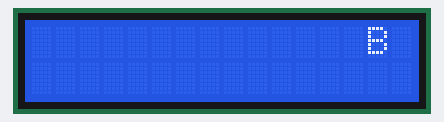
This sketch was run on a simulated Arduino Mega 2560, built with avr-gcc and run on an emulated ATmega2560. Parts: 16×2 character LCD.

Above: at 0.3 s.
At 0.9 s:
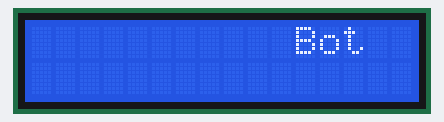
At 1.5 s:
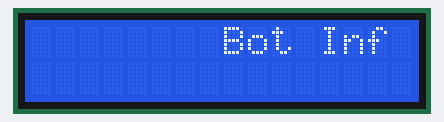
At 2.1 s:
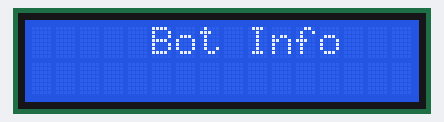
At 2.5 s:
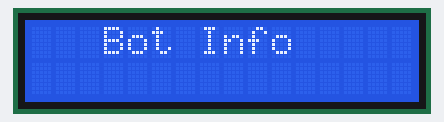
At 2.9 s:
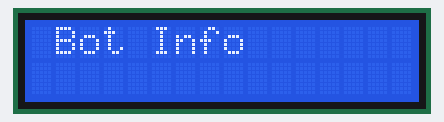

The sketch:

report_LCD.ino
```cpp
#include <LiquidCrystal.h>                  // include the library code

char array1[] = " Bot Info               "; // welcome string

int delay_t = 200; //the value of delay delay_tef
int positionCounter1 = 0; // for left moving animation

// initialize the library with the numbers of the interface pins
LiquidCrystal lcd(4, 6, 10, 11, 12, 13);

void setup()
{
  Serial1.begin(115200);  // Xbee
  lcd.begin(16, 2);       // set up the LCD's number of columns and rows:
  lcd.clear();            // clear the LCD
  lcd.setCursor(15, 0);   // set the cursor to column 15, line 0

  // flush the buffer
  while (Serial1.available() > 0)
    Serial1.read();

  // print welcome string
  positionCounter1 = 0;
  while (positionCounter1 < 15) {
    lcd.scrollDisplayLeft();
    lcd.print(array1[positionCounter1]);
    delay(delay_t);
    positionCounter1++;
  }
}
/*********************************************************/
void loop()
{
  String in;
  if (Serial1.available() > 0) {
    // read the string from XBee
    in = Serial1.readStringUntil('\n');
  }

  // convert the String to Int
  int in_int = in.toInt();

  lcd.setCursor(0, 1);
  lcd.clear();

  // print the respective string to LCD
  switch (in_int) {
    case 1:
      Serial.println(in_int);
      lcd.print(" Robot in front      ");
      break;
    case 2:
      lcd.print(" Go back ..      ");
      break;
    case 3:
      lcd.print(" Left ...      ");
      break;
    case 4:
      lcd.print(" Right ...      ");
      break;
    case 5:
      lcd.print(" Stop !      ");
      break;
    case 6:
      lcd.print("Attack      ");
      break;
    case 7:
      lcd.print(" Rotate 180   ");
      break;
    case 10:
      lcd.print("  Middle QTI int.  ");
      break;
    default:
      break;
  }

  //  lcd.print(in_int);
  delay(1000);

  // flush the buffer
  while (Serial1.available() > 0)
    Serial1.read();
}
/************************************************************/
```
